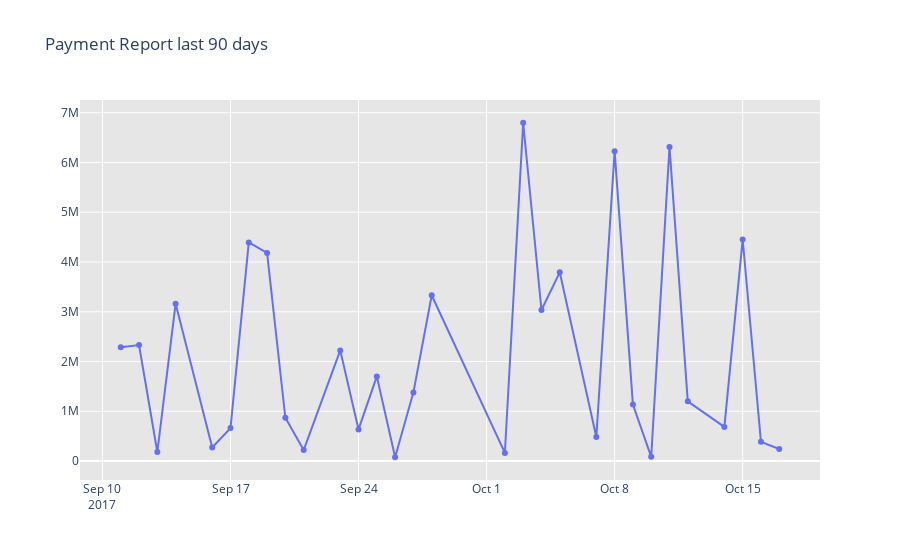

Write notebook code for a chart like this one.
### Code cell
fig = go.Figure()
fig.add_trace(go.Scatter(x=df['Date'].tail(90), y = df['Payment Amount'].tail(30), mode='lines+markers',name='Total Cases'))
fig.update_layout(title_text='Payment Report last 90 days', plot_bgcolor='rgb(230, 230, 230)')
fig.show()
